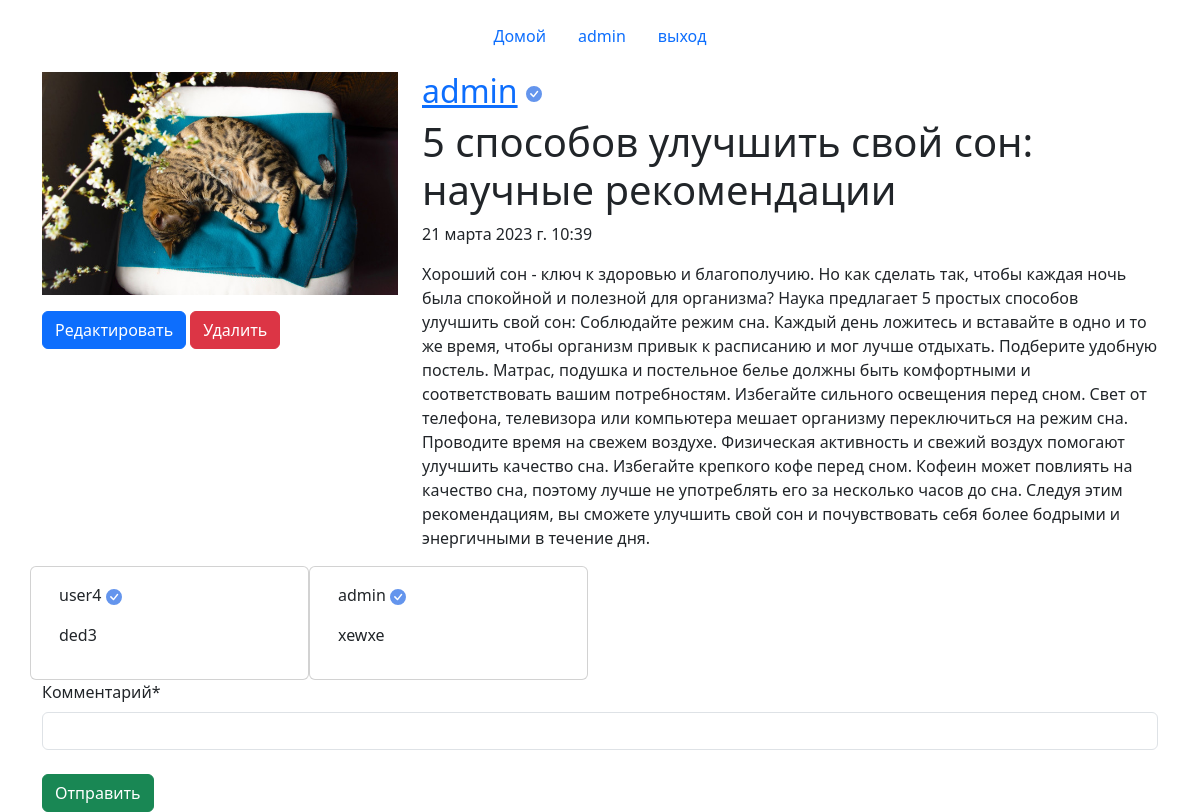
Screenshot of /post/5-sposobov-uluchshit-svoj-son-nauchnyie-rekomendatsii-0812158038300000/ (signed in) with the database file from the repository.
### main/models.py (models this page shows, shortened)
class Post(models.Model):
    title = models.CharField('Заголовок', max_length=100)
    slug = models.SlugField(max_length=100, unique=True, blank=True)
    text = models.TextField('Текст', max_length=10000)
    date = models.DateTimeField('Дата публикации', auto_now_add=True, blank=True)
    author = models.ForeignKey(User, on_delete=models.CASCADE, related_name='posts', blank=True,
                               null=True)
    anonimus = models.BooleanField('Аноним', blank=True, default=True)
    anonimus_name = models.CharField('Аноним', max_length=10, blank=True, default='Аноним')
    image = models.ImageField('Изображение', upload_to='post_image', null=True, blank=True)
    class Meta:
        verbose_name = 'Пост'
        verbose_name_plural = 'Посты'
        ordering = ['-date']

class Comment(models.Model):
    post = models.ForeignKey(Post, on_delete=models.CASCADE, related_name='comments', verbose_name='Статья', blank=True,
                             null=True)
    author = models.ForeignKey(User, on_delete=models.CASCADE, related_name='comments', blank=True,
                               null=True)
    anonimus = models.BooleanField('Аноним', blank=True, default=True)
    anonimus_name = models.CharField('Аноним', max_length=10, default='Аноним')
    text = models.CharField('Комментарий', max_length=225)
    date = models.DateTimeField(auto_now_add=True)
    class Meta:
        verbose_name = 'Комментарий'
        verbose_name_plural = 'Комментарии'
        ordering = ['-date']

### main/views.py (the view, shortened to what this page needs)
# urls.py: path('post/<slug:slug>/', post_detail, name='post'),
def post_detail(request, slug):
    post = get_object_or_404(Post, slug=slug)
    author_pk = post.author.pk if post.author else None
    comments = Comment.objects.filter(post=post)
    can_update = True if post.author == request.user or post.anonimus else False
    form = CommentForm()
    return render(request, 'posts/post_detail.html', locals())

### main/forms.py
class CommentForm(ModelForm):
    class Meta:
        model = Comment
        fields = ('text',)

### templates/posts/post_detail.html (shortened to what this page needs)
{% extends 'base.html' %}
{% load crispy_forms_tags %}
{% block content %}
<div class="row">
    <div class="col-4">
        {% if post.image %}
        <img class="img-fluid" src="{{post.image.url}}" alt="">
        {% else %}
        <img class="img-fluid" src="https://media.istockphoto.com/id/1357365823/vector/default-image-icon-vector-missing-picture-page-for-website-design-or-mobile-app-no-photo.jpg?s=612x612&w=0&k=20&c=PM_optEhHBTZkuJQLlCjLz-v3zzxp-1mpNQZsdjrbns="
             height="300" alt="">
        {% endif %}
        {% if can_update %}
        <div class="col mt-3">
            <a class="btn btn-primary mb-2 " href="{% url 'post_update' post.slug %}" role="button">Редактировать</a>
            <a class="btn btn-danger mb-2 " href="{% url 'post_delete' post.slug %}" role="button">Удалить</a>
        </div>
        {% endif %}
    </div>
    <div class="col">
        {% if post.author %}
        <h2><a href="{% url 'author_post_list' post.author.pk  %}">{{post.author}}</a>
        </h2>
        {% else %}
        <h2>{{post.anonimus_name}}</h2>
        {% endif %}
        <h1>{{post.title}}</h1>
        <p>{{post.date}}</p>
        <p>{{post.text}}</p>
    </div>
    {% if comments %}
    <div class="row">
        {% for comment in comments %}
        <div class="col-3 card">
            <div class="card-body">
                {% if comment.author %}
                <p>{{comment.author}}
                </p>
                {% else %}
                <p>{{comment.anonimus_name}}</p>
                {% endif %}
                <p>{{comment.text}}</p>
            </div>
        </div>
        {% endfor %}
    </div>
    {% endif %}
    <form action="" method="POST">
        {{form|crispy}}
        <button type="submit" class="btn btn-success mt-2">Отправить</button>
    </form>
    {% endblock %}

### templates/base.html (shortened to what this page needs)
{% load static %}
<!doctype html>
<html lang="ru">
<head>
    <link href="https://cdn.jsdelivr.net/npm/bootstrap@5.3.0-alpha1/dist/css/bootstrap.min.css" rel="stylesheet"
>
</head>
<body>
<div class="container">
    {% block navbar %}
    <header class="d-flex  justify-content-center py-3">
        <ul class="nav nav-pills">
            <li class="nav-item"><a href='{% url "posts_list"  %}' class="nav-link">Домой</a></li>
            {% if user.is_authenticated %}
            <li class="nav-item"><a href="{% url 'profile' %}" class="nav-link">{{user.username}}</a></li>
            <li class="nav-item"><a href='{% url "logout"  %}' class="nav-link">выход</a></li>
            {% else %}
            <li class="nav-item"><a href='{% url "register"  %}' class="nav-link">Регистрация</a></li>
            <li class="nav-item"><a href='{% url "login"  %}' class="nav-link">Войти</a></li>
            {% endif %}
        </ul>
    </header>
    {% endblock %}
    {% block content %}
    {% endblock %}
</div>
</body>
</html>

### rows the page displays
Post: image (picture), author "admin", title "5 способов улучшить свой сон: научные рекомендации", date "21 марта 2023 г. 10:39", text "Хороший сон - ключ к здоровью и благополучию. Но как сделать так, чтобы каждая ночь была спокойной и полезной для организма? Наука предлагает 5 простых способов улучшить свой сон: Соблюдайте режим сна. Каждый день ложитесь и вставайте в одно и то же время, чтобы организм привык к расписанию и мог лучше отдыхать. Подберите удобную постель. Матрас, подушка и постельное белье должны быть комфортными и соответствовать вашим потребностям. Избегайте сильного освещения перед сном. Свет от телефона, телевизора или компьютера мешает организму переключиться на режим сна. Проводите время на свежем воздухе. Физическая активность и свежий воздух помогают улучшить качество сна. Избегайте крепкого кофе…"
Comment: author "user4", text "ded3"
Comment: author "admin", text "xewxe"

### other values shown
{{ user.username }} "admin"
